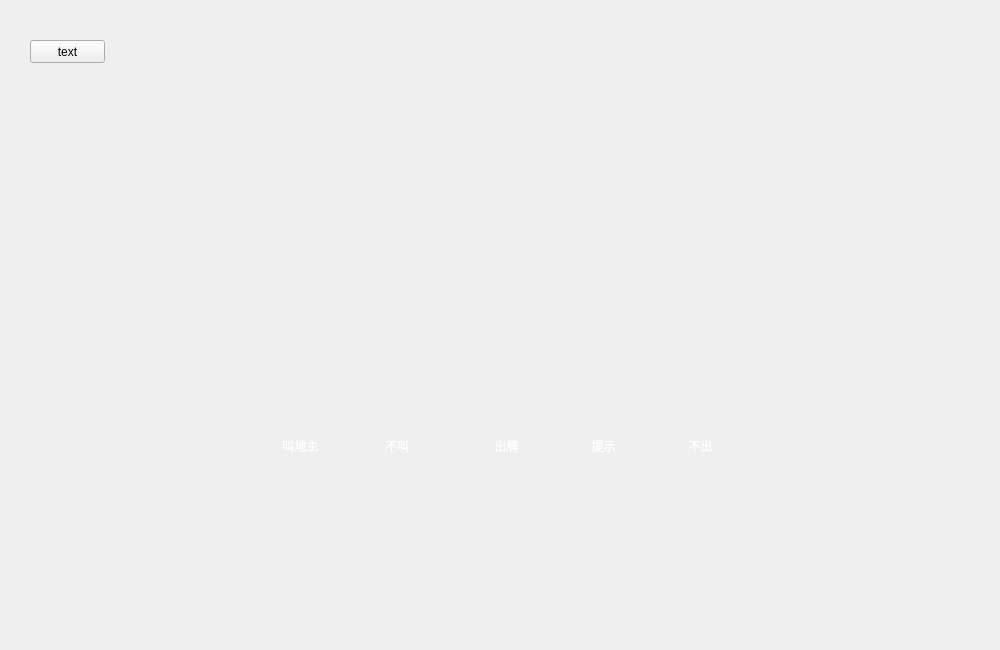
<?xml version="1.0" encoding="UTF-8"?>
<ui version="4.0">
 <class>MainDialog</class>
 <widget class="QDialog" name="MainDialog">
  <property name="geometry">
   <rect>
    <x>0</x>
    <y>0</y>
    <width>1000</width>
    <height>650</height>
   </rect>
  </property>
  <property name="minimumSize">
   <size>
    <width>1000</width>
    <height>650</height>
   </size>
  </property>
  <property name="maximumSize">
   <size>
    <width>1000</width>
    <height>650</height>
   </size>
  </property>
  <property name="windowTitle">
   <string>MainDialog</string>
  </property>
  <widget class="QStackedWidget" name="sw_page">
   <property name="geometry">
    <rect>
     <x>0</x>
     <y>0</y>
     <width>1001</width>
     <height>651</height>
    </rect>
   </property>
   <property name="currentIndex">
    <number>1</number>
   </property>
   <widget class="QWidget" name="page_home">
    <widget class="QLabel" name="home_show">
     <property name="geometry">
      <rect>
       <x>0</x>
       <y>0</y>
       <width>1001</width>
       <height>651</height>
      </rect>
     </property>
     <property name="text">
      <string/>
     </property>
     <property name="pixmap">
      <pixmap resource="resources.qrc">:/image/home.png</pixmap>
     </property>
    </widget>
    <widget class="QPushButton" name="pb_start">
     <property name="geometry">
      <rect>
       <x>800</x>
       <y>560</y>
       <width>141</width>
       <height>51</height>
      </rect>
     </property>
     <property name="styleSheet">
      <string notr="true">background-color:rgba(0,0,0,0);</string>
     </property>
     <property name="text">
      <string/>
     </property>
     <property name="default">
      <bool>true</bool>
     </property>
     <property name="flat">
      <bool>true</bool>
     </property>
    </widget>
   </widget>
   <widget class="QWidget" name="page_game">
    <widget class="QPushButton" name="pb_text">
     <property name="geometry">
      <rect>
       <x>30</x>
       <y>40</y>
       <width>75</width>
       <height>23</height>
      </rect>
     </property>
     <property name="text">
      <string>text</string>
     </property>
    </widget>
    <widget class="QWidget" name="">
     <property name="geometry">
      <rect>
       <x>0</x>
       <y>420</y>
       <width>1001</width>
       <height>52</height>
      </rect>
     </property>
     <layout class="QHBoxLayout" name="horizontalLayout_3">
      <property name="spacing">
       <number>0</number>
      </property>
      <item>
       <spacer name="horizontalSpacer">
        <property name="orientation">
         <enum>Qt::Horizontal</enum>
        </property>
        <property name="sizeHint" stdset="0">
         <size>
          <width>40</width>
          <height>20</height>
         </size>
        </property>
       </spacer>
      </item>
      <item>
       <widget class="QWidget" name="wdg_callLord" native="true">
        <property name="minimumSize">
         <size>
          <width>0</width>
          <height>50</height>
         </size>
        </property>
        <property name="maximumSize">
         <size>
          <width>16777215</width>
          <height>50</height>
         </size>
        </property>
        <layout class="QHBoxLayout" name="horizontalLayout">
         <item>
          <widget class="QPushButton" name="pb_callLord">
           <property name="minimumSize">
            <size>
             <width>91</width>
             <height>28</height>
            </size>
           </property>
           <property name="maximumSize">
            <size>
             <width>91</width>
             <height>28</height>
            </size>
           </property>
           <property name="styleSheet">
            <string notr="true">background-image: url(:/image/button.png);
font: 700 11pt &quot;微软雅黑&quot;;
color: rgb(255, 255, 255);</string>
           </property>
           <property name="text">
            <string>叫地主</string>
           </property>
           <property name="flat">
            <bool>true</bool>
           </property>
          </widget>
         </item>
         <item>
          <widget class="QPushButton" name="pb_noCall">
           <property name="minimumSize">
            <size>
             <width>91</width>
             <height>28</height>
            </size>
           </property>
           <property name="maximumSize">
            <size>
             <width>91</width>
             <height>28</height>
            </size>
           </property>
           <property name="styleSheet">
            <string notr="true">background-image: url(:/image/button.png);
color: rgb(255, 255, 255);
font: 700 11pt &quot;微软雅黑&quot;;</string>
           </property>
           <property name="text">
            <string>不叫</string>
           </property>
           <property name="flat">
            <bool>true</bool>
           </property>
          </widget>
         </item>
        </layout>
       </widget>
      </item>
      <item>
       <widget class="QWidget" name="wdg_palyCards" native="true">
        <property name="minimumSize">
         <size>
          <width>0</width>
          <height>50</height>
         </size>
        </property>
        <property name="maximumSize">
         <size>
          <width>16777215</width>
          <height>50</height>
         </size>
        </property>
        <layout class="QHBoxLayout" name="horizontalLayout_2">
         <item>
          <widget class="QPushButton" name="pb_playCard">
           <property name="minimumSize">
            <size>
             <width>91</width>
             <height>28</height>
            </size>
           </property>
           <property name="maximumSize">
            <size>
             <width>91</width>
             <height>28</height>
            </size>
           </property>
           <property name="styleSheet">
            <string notr="true">background-image: url(:/image/button.png);
font: 700 11pt &quot;微软雅黑&quot;;
color: rgb(255, 255, 255);</string>
           </property>
           <property name="text">
            <string>出牌</string>
           </property>
           <property name="flat">
            <bool>true</bool>
           </property>
          </widget>
         </item>
         <item>
          <widget class="QPushButton" name="pb_helpPlayCard">
           <property name="minimumSize">
            <size>
             <width>91</width>
             <height>28</height>
            </size>
           </property>
           <property name="maximumSize">
            <size>
             <width>91</width>
             <height>28</height>
            </size>
           </property>
           <property name="styleSheet">
            <string notr="true">background-image: url(:/image/button.png);
color: rgb(255, 255, 255);
font: 700 11pt &quot;微软雅黑&quot;;</string>
           </property>
           <property name="text">
            <string>提示</string>
           </property>
           <property name="flat">
            <bool>true</bool>
           </property>
          </widget>
         </item>
         <item>
          <widget class="QPushButton" name="pb_pass">
           <property name="minimumSize">
            <size>
             <width>91</width>
             <height>28</height>
            </size>
           </property>
           <property name="maximumSize">
            <size>
             <width>91</width>
             <height>28</height>
            </size>
           </property>
           <property name="styleSheet">
            <string notr="true">background-image: url(:/image/button.png);
color: rgb(255, 255, 255);
font: 700 11pt &quot;微软雅黑&quot;;</string>
           </property>
           <property name="text">
            <string>不出</string>
           </property>
           <property name="flat">
            <bool>true</bool>
           </property>
          </widget>
         </item>
        </layout>
       </widget>
      </item>
      <item>
       <spacer name="horizontalSpacer_2">
        <property name="orientation">
         <enum>Qt::Horizontal</enum>
        </property>
        <property name="sizeHint" stdset="0">
         <size>
          <width>40</width>
          <height>20</height>
         </size>
        </property>
       </spacer>
      </item>
     </layout>
    </widget>
   </widget>
   <widget class="QWidget" name="page_end">
    <widget class="QLabel" name="end_show">
     <property name="geometry">
      <rect>
       <x>0</x>
       <y>0</y>
       <width>1001</width>
       <height>651</height>
      </rect>
     </property>
     <property name="text">
      <string/>
     </property>
     <property name="pixmap">
      <pixmap resource="resources.qrc">:/image/win.png</pixmap>
     </property>
    </widget>
    <widget class="QLabel" name="label">
     <property name="geometry">
      <rect>
       <x>380</x>
       <y>290</y>
       <width>221</width>
       <height>91</height>
      </rect>
     </property>
     <property name="autoFillBackground">
      <bool>false</bool>
     </property>
     <property name="styleSheet">
      <string notr="true">font: 700 20pt &quot;微软雅黑&quot;;
color: rgb(255, 255, 255);</string>
     </property>
     <property name="text">
      <string>恭喜你赢了</string>
     </property>
     <property name="alignment">
      <set>Qt::AlignCenter</set>
     </property>
    </widget>
    <widget class="QPushButton" name="pb_next">
     <property name="geometry">
      <rect>
       <x>350</x>
       <y>450</y>
       <width>81</width>
       <height>31</height>
      </rect>
     </property>
     <property name="styleSheet">
      <string notr="true">background-color:rgba(0,0,0,0);</string>
     </property>
     <property name="text">
      <string/>
     </property>
     <property name="default">
      <bool>false</bool>
     </property>
     <property name="flat">
      <bool>true</bool>
     </property>
    </widget>
    <widget class="QPushButton" name="pb_end">
     <property name="geometry">
      <rect>
       <x>560</x>
       <y>450</y>
       <width>81</width>
       <height>31</height>
      </rect>
     </property>
     <property name="styleSheet">
      <string notr="true">background-color:rgba(0,0,0,0);
color: rgba(0, 0, 0, 0);</string>
     </property>
     <property name="text">
      <string/>
     </property>
     <property name="default">
      <bool>false</bool>
     </property>
     <property name="flat">
      <bool>true</bool>
     </property>
    </widget>
   </widget>
  </widget>
 </widget>
 <resources>
  <include location="resources.qrc"/>
 </resources>
 <connections/>
</ui>
